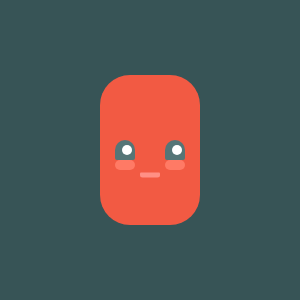
Frame 1 (no input)
Frame 60 (no input): identical to frame 1, image omitted
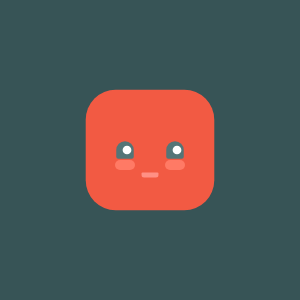
Frame 120 (the mouse pressed at the canvas centre since frame 60)

The p5.js sketch that drew these frames (run headless with seeded random() and noise() and a simulated clock; from frame 60 on, the mouse is pressed at the canvas centre):

// p5.js sketch
// ── sketch.js
// Hér kemur kóðinn þinn:
var eyeSize = 20;
var faceWidth = 100;
var faceHeight = 150;
var x = 150;
var y = 150;
var mouthLength = 20;

function setup(){
  createCanvas (300,300);
  rectMode(CENTER);
}

function draw(){
  background(55, 84, 86);
  rectMode(CENTER);
  fill(242, 90, 67);
  noStroke();
  rect(x, y, faceWidth, faceHeight, 30);

  rectMode(CENTER);
  fill(84, 117, 119);
  noStroke();
  rect(175, 150, eyeSize, eyeSize, 10, 10, 2, 2);
  rect(125, 150, eyeSize, eyeSize, 10, 10, 2, 2);

  rectMode(CENTER)
  fill(255, 144, 133);
  noStroke();
  rect(150, 175, mouthLength, 5, 1, 1, 10, 10);

  rectMode(CENTER);
  fill(255, 122, 101);
  noStroke();
  rect(175, 165, 20, 10, 5);
  rect(125, 165, 20, 10, 5);

  rectMode(CENTER);
  fill(255, 255, 255);
  noStroke();
  rect(177, 150, (eyeSize/2), (eyeSize/2), 10);
  rect(127, 150, (eyeSize/2), (eyeSize/2), 10);
  //.....kóði sem staðsetur augun m.v. x, y, faceWidth og faceHeight ætti að koma hér.

}

function mousePressed(){
  //Í hvert sinn sem músinni er smellt fá breyturnar ný gildi.
  faceWidth  = random(75,  150);
  faceHeight = random(100, 200);
  eyeSize    = random(10,  20);
  mouthLength = random(10, 30);
}
